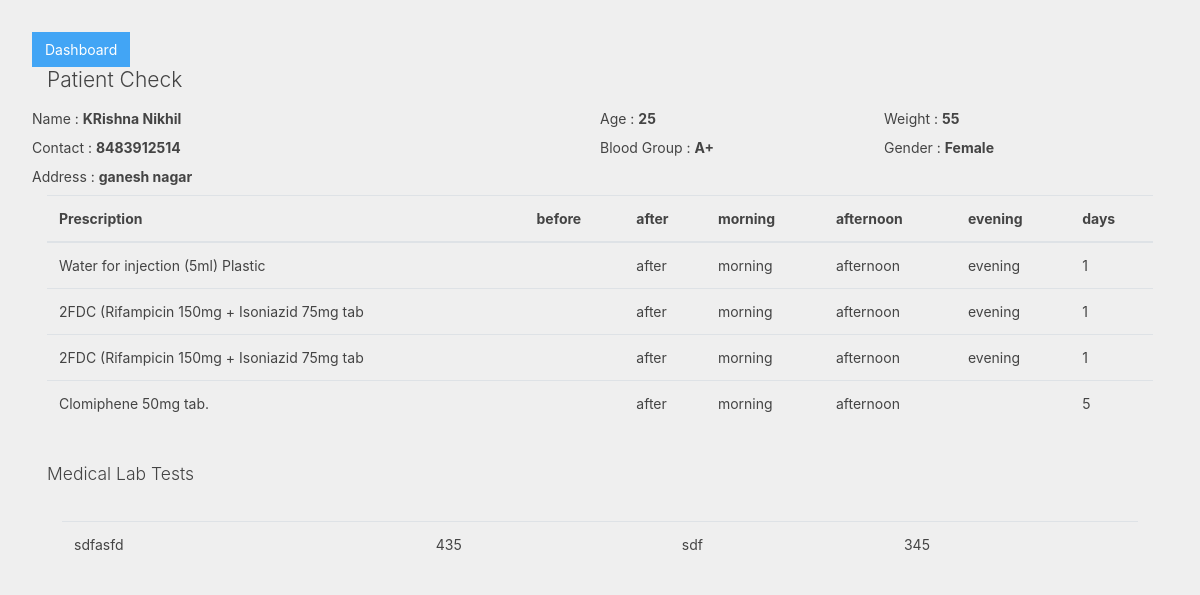
The app's page /DoctorReport/8/ with its own data.
### cals/models.py (models this page shows)
class patient(models.Model):
    name = models.CharField(max_length=128)
    address = models.TextField(max_length=255)
    contact = models.TextField(max_length=32)
    bloodgroup = models.CharField(max_length=10)
    age = models.IntegerField()
    gender = models.CharField(max_length=32)
    weight = models.IntegerField()
    email = models.CharField(max_length=255)
    password = models.TextField(max_length=255)
    status = models.CharField(max_length=25)
    added_date = models.DateTimeField(default=timezone.now)

class Prescriptions(models.Model):
    pid = models.TextField()
    prescription = models.TextField()
    before = models.TextField()
    after = models.TextField()
    morning = models.TextField()
    afternoon = models.TextField()
    evening = models.TextField()
    days= models.TextField()

class MTest(models.Model):
    pid = models.TextField()
    testname = models.TextField()
    normal_range = models.TextField()
    test_found = models.TextField()
    remark = models.TextField()

### cals/views.py (the view)
# urls.py: path('DoctorReport/<pid>/',views.DoctorReport,name='DoctorReport'),
def DoctorReport(request,pid):
    DoctorSession = request.COOKIES.get('SessionDoctorLogin')
    patient2 = patient.objects.get(id=pid)
    mTest = MTest.objects.filter(pid=pid)
    prescription = Prescriptions.objects.filter(pid=pid)
    return render(request, 'cals/Doctor/DoctorReport.html',{'DS': DoctorSession, 'patient': patient2,
                       'mTest': mTest,'prescription':prescription})

### cals/templates/cals/Doctor/DoctorReport.html (shortened to what this page needs)
<!doctype html>
<html lang="en">
{% load static %}
<head>
    <link rel="stylesheet" href={% static "css/bootstrap.dt.css" %}>
    <link rel="stylesheet" href={% static "css/dataTables.bootstrap4.min.css" %}>
    <link rel="stylesheet" href={% static "admintemplate/vendor/simple-line-icons/css/simple-line-icons.css" %}>
    <link rel="stylesheet" href={% static "css/font-awesome.min.css" %}>
    <link rel="stylesheet" href={% static "admintemplate/css/styles.css" %}>
   <link rel="stylesheet" href="https://cdnjs.cloudflare.com/ajax/libs/bootstrap-select/1.13.1/css/bootstrap-select.css" />
</head>
<body class="content">
    <a href={% url 'DoctorIndex' %} class="btn btn-primary"> Dashboard </a>
    <div class="container">
                    <h4>Patient Check</h4>
                    <div class="row">
                        <div class="col-6 col-lg-6 col-sm-12 p-0">
                            <div class="form-group m-0">
                                <label for="Name">Name :</label>
                                <b>{{ patient.name }}</b>
                            </div>
                        </div>
                        <div class="col-3 col-lg-3 col-sm-6 p-0">
                            <div class="form-group m-0">
                                <label for="age">Age :</label>
                                <b>{{patient.age}}</b>
                            </div>
                        </div>
                        <div class="col-3 col-lg-3 col-sm-6 p-0">
                            <div class="form-group m-0">
                                <label for="weight">Weight :</label>
                                <b>{{patient.weight}}</b>
                            </div>
                        </div>
                        <div class="col-6 col-lg-6 col-sm-12 p-0">
                            <div class="form-group m-0">
                                <label for="Name">Contact :</label>
                                <b>{{patient.contact}}</b>
                            </div>
                        </div>
                        <div class="col-3 col-lg-3 col-sm-6 p-0">
                            <div class="form-group m-0">
                                <label for="age">Blood Group :</label>
                                <b>{{patient.bloodgroup}}</b>
                            </div>
                        </div>
                        <div class="col-3 col-lg-3 col-sm-6 p-0">
                            <div class="form-group m-0">
                                <label for="weight">Gender :</label>
                                <b>{{patient.gender}}</b>
                            </div>
                        </div>
                        <div class="col-6 col-lg-6 col-sm-12 p-0">
                            <div class="form-group m-0">
                                <label for="address">Address :</label>
                                <b>{{patient.address}}</b>
                            </div>
                        </div>
                    </div>
        <table class="table">
                                            <thead>
                                                <tr>
                                                    <th>Prescription</th>
                                                    <th>before</th>
                                                    <th>after</th>
                                                    <th>morning</th>
                                                    <th>afternoon</th>
                                                    <th>evening</th>
                                                    <th>days</th>
                                                </tr>
                                            </thead>
                                            <tbody>
                                            {% for m in prescription %}
                                            <tr>
                                                <td> {{ m.prescription }}</td>
                                                <td>{{m.before}}</td>
                                                <td>{{m.after}}</td>
                                                <td>{{m.morning}}</td>
                                                <td>{{m.afternoon}}</td>
                                                <td>{{m.evening}}</td>
                                                <td>{{m.days}}</td>
                                            </tr>
                                            {% endfor %}
                                            </tbody>
                                        </table>
        <br>
        <h5>Medical Lab Tests</h5>
        <br>
        <div class="col-12 col-lg-12 col-sm-12">
                                                <table class="table">
                                                    <tbody>
                                                        {% for l in mTest %}
                                                        <tr>
                                                            <td>{{ l.testname }}</td>
                                                            <td>{{ l.normal_range }}</td>
                                                            <td>{{ l.test_found }}</td>
                                                            <td>{{ l.remark }}</td>
                                                        </tr>
                                                        {% endfor %}
                                                    </tbody>
                                                </table>
                                            </div>
                        </div>
</body>
</html>

### records on screen
patient: name "KRishna Nikhil", age "25", weight "55", contact "8483912514", bloodgroup "A+", gender "Female", address "ganesh nagar"
Prescriptions: prescription "Water for injection (5ml) Plastic", after "after", morning "morning", afternoon "afternoon", evening "evening", days "1"
Prescriptions: prescription "2FDC (Rifampicin 150mg + Isoniazid 75mg tab", after "after", morning "morning", afternoon "afternoon", evening "evening", days "1"
Prescriptions: prescription "2FDC (Rifampicin 150mg + Isoniazid 75mg tab", after "after", morning "morning", afternoon "afternoon", evening "evening", days "1"
Prescriptions: prescription "Clomiphene 50mg tab.", after "after", morning "morning", afternoon "afternoon", days "5"
MTest: testname "sdfasfd", normal_range "435", test_found "sdf", remark "345"
